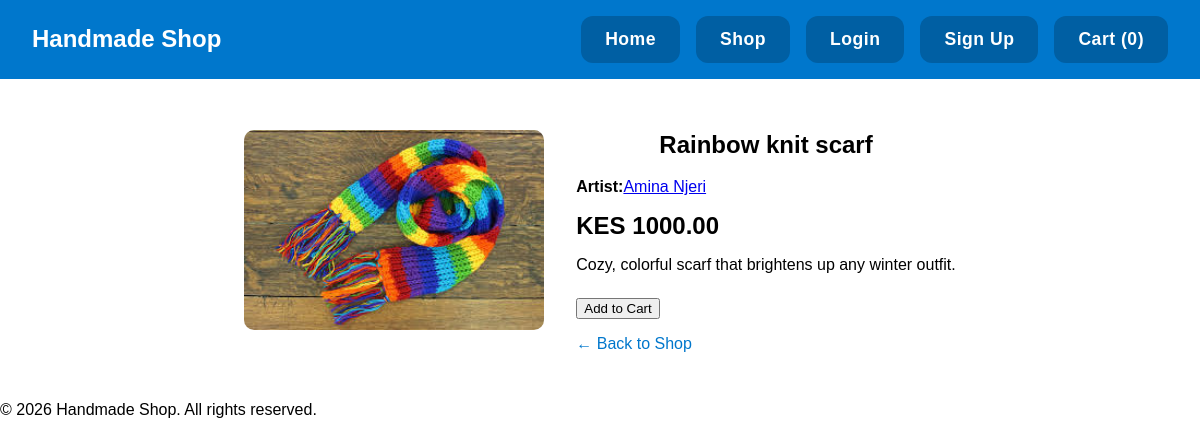
Screenshot of /product/2/ with the database file from the repository.
### products/models.py (models this page shows, shortened)
class Product(models.Model):
    name = models.CharField(max_length=200)
    description = models.TextField()
    price = models.DecimalField(max_digits=10, decimal_places=2)
    image = models.ImageField(upload_to='products/')
    artist = models.ForeignKey('Artist', on_delete=models.CASCADE, related_name='products')
    is_featured = models.BooleanField(default=False)

class Artist(models.Model):
    name = models.CharField(max_length=100)
    bio = models.TextField(blank=True)

### products/views.py (the view)
# urls.py: path('product/<int:product_id>/', views.product_detail, name='product_detail'),  # Product detail page
def product_detail(request, product_id):
    product = get_object_or_404(Product, id=product_id)
    return render(request, 'products/product_detail.html', {'product': product})

### products/context_processors.py (called while the page is built)
def cart_items_count(request):
    cart = request.session.get('cart', {})
    total_item = sum(cart.values())
    return {'cart_items_count': total_item}

### products/templates/products/product_detail.html (shortened to what this page needs)
{% extends 'base.html' %}
{% load static %}
{% block content %}
<section class="product-detail">
    <div class="detail-container">
        <div class="detail-image">
            <img src="{{ product.image.url }}" alt="{{ product.name }}">
        </div>
        <div class="detail-info">
            <h2>{{ product.name }}</h2>
            <p><strong>Artist:</strong><a href="{% url 'artist_profile' product.artist.id %}">{{ product.artist.name }}</a></p>
            <p class="price">KES {{ product.price }}</p>
            <p class="description">{{ product.description }}</p>
            <form method="POST" action="{% url 'add_to_cart' product.id %}">
        <form method="POST" action="{% url 'add_to_cart' product.id %}">
            <button type="button" class="add-to-cart-detail" data-product-id="{{ product.id }}">Add to Cart</button>
        </form>
            <a href="{% url 'shop' %}" class="back-link">← Back to Shop</a>
        </div>
    </div>
</section>
{% endblock %}

### static/css/style.css (style rules this page uses)
body { font-family: Arial, sans-serif; margin: 0; padding: 0; }
h1, h2, h3 { text-align: center; }
.product-detail { padding: 2rem; }
.detail-container { display: flex; flex-wrap: wrap; gap: 2rem; justify-content: center; align-items: center; }
.detail-image img { width: 300px; border-radius: 10px; }
.detail-info { max-width: 400px; text-align: left; }
.price { font-size: 1.5rem; font-weight: bold; margin: 1rem 0; }
.description { margin-bottom: 1.5rem; }
.back-link { display: block; margin-top: 1rem; text-decoration: none; color: #0077cc; }

### rows the page displays
Product: image (picture), name "Rainbow knit scarf", artist.name "Amina Njeri", price "1000.00", description "Cozy, colorful scarf that brightens up any winter outfit."

### other values shown
{{ cart_items_count }} "0"
